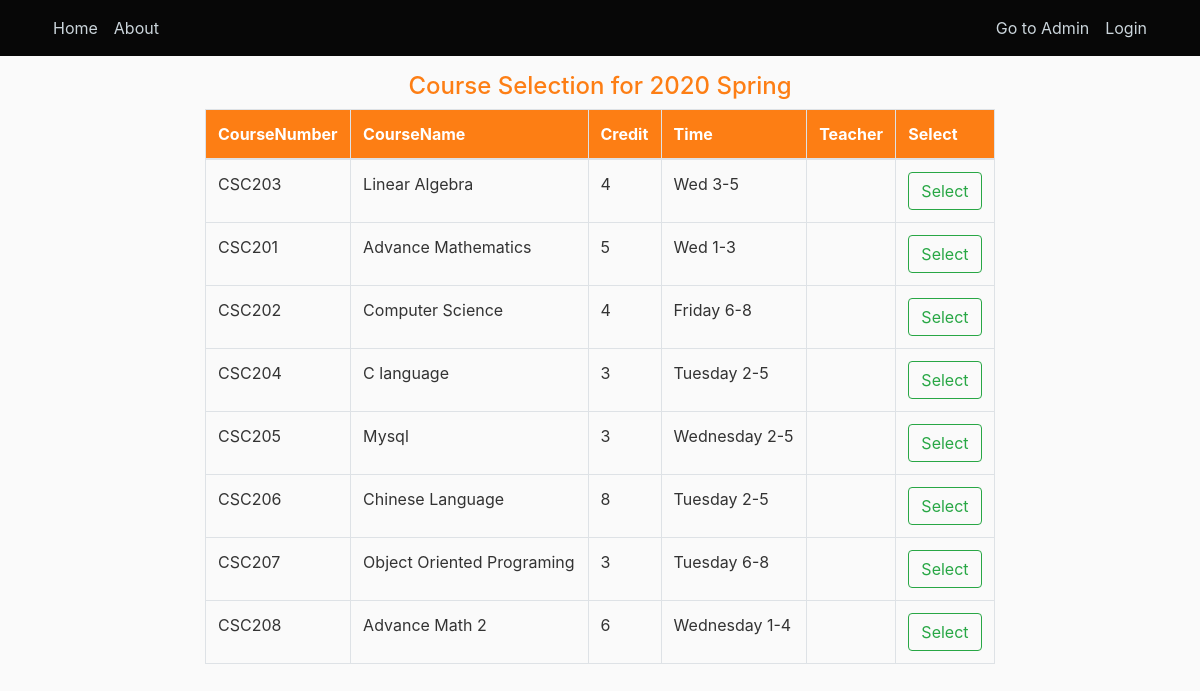
Page /course_selection on the committed database.
### application/models.py (models this page shows)
class Course(db.Model):
    __tablename__ = 'course'
    id = db.Column(db.Integer, primary_key=True)
    coursenumber = db.Column(db.String(10), nullable=False, unique=True)
    coursename = db.Column(db.String(15), nullable=False)
    time = db.Column(db.String(20), nullable=False)
    semester = db.Column(db.String(10), nullable=False)
    credit = db.Column(db.String(5), nullable=False)
    location = db.Column(db.String(10), nullable=False)
    teacher_id = db.Column(db.String(20), db.ForeignKey('user.user_id'), nullable=True)

### application/routes.py (the view)
@app.route('/course_selection', methods=['GET', 'POST'])
def courses_selection():
    courses = Course.query.all()
    return render_template('student/Courses.html', courses=courses, date=date)

### application/templates/student/Courses.html (shortened to what this page needs)
{% extends "student/layout.html" %}
    {% block content %}
    <div class="row">
        <div class="col-md-2"></div>
        <div class="col-md-8">
            {% set date = date.today() %}
            {% if date.month > 11 %}
            <h4 class="text text-center text-primary">Course Selection for {{ (date.year)|int + 1 }} Spring</h4>
            {% else %}
                <h4 class="text text-center text-primary">Course Selection for {{ date.year }} Autumn</h4>
            {% endif %}
            <table class="table table-bordered">
                <thead><tr class="bg-primary text-white">
                    <th>CourseNumber</th>
                    <th>CourseName</th>
                    <th>Credit</th>
                    <th>Time</th>
                    <th>Teacher</th>
                    <th>Select</th>
                </tr></thead>
                <tbody>
                    {% for course in courses %}
                        <tr>
                            <td>{{ course.coursenumber }}</td>
                            <td>{{ course.coursename }}</td>
                            <td>{{ course.credit }}</td>
                            <td>{{ course.time }}</td>
                            <td>{{ course.teacher.firstname }} {{ course.teacher.lastname }}</td>
                            <td><a href="{{ url_for('select_course', course_number=course.coursenumber) }}" class="btn btn-outline-success">Select</a></td>
                        </tr>
                    {% endfor %}
                </tbody>
            </table>
        </div>
        <div class="col-md-2"></div>
    </div>
    {% endblock %}

### application/static/css/main.css (style rules this page uses)
body { background: #fafafa; color: #333333; }

### rows in the picture
Course: coursenumber "CSC203", coursename "Linear Algebra", credit "4", time "Wed 3-5"
Course: coursenumber "CSC201", coursename "Advance Mathematics", credit "5", time "Wed 1-3"
Course: coursenumber "CSC202", coursename "Computer Science", credit "4", time "Friday 6-8"
Course: coursenumber "CSC204", coursename "C language", credit "3", time "Tuesday 2-5"
Course: coursenumber "CSC205", coursename "Mysql", credit "3", time "Wednesday 2-5"
Course: coursenumber "CSC206", coursename "Chinese Language", credit "8", time "Tuesday 2-5"
Course: coursenumber "CSC207", coursename "Object Oriented Programing", credit "3", time "Tuesday 6-8"
Course: coursenumber "CSC208", coursename "Advance Math 2", credit "6", time "Wednesday 1-4"
